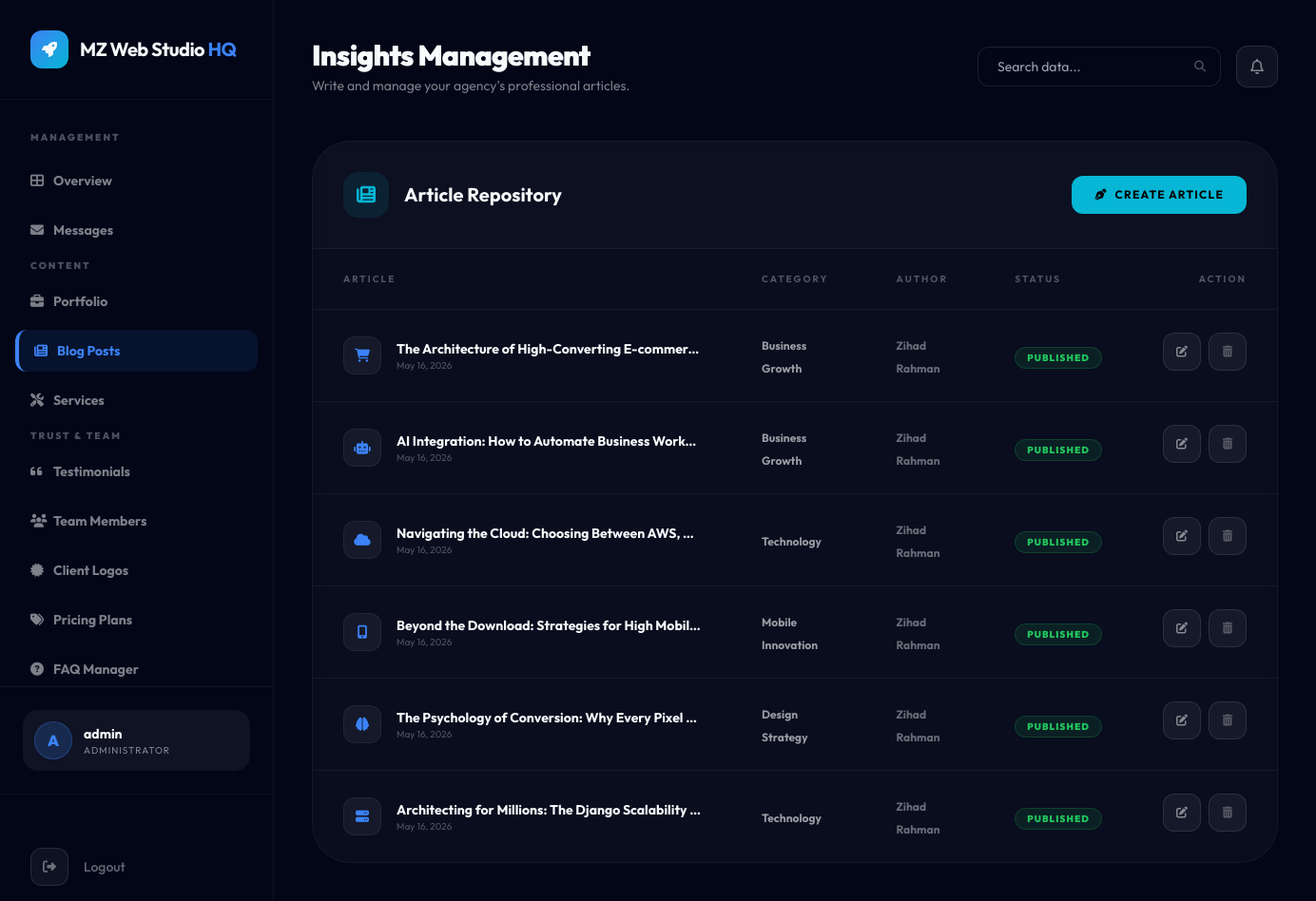
The page /management/blog/ (signed in) on the database as committed earlier.
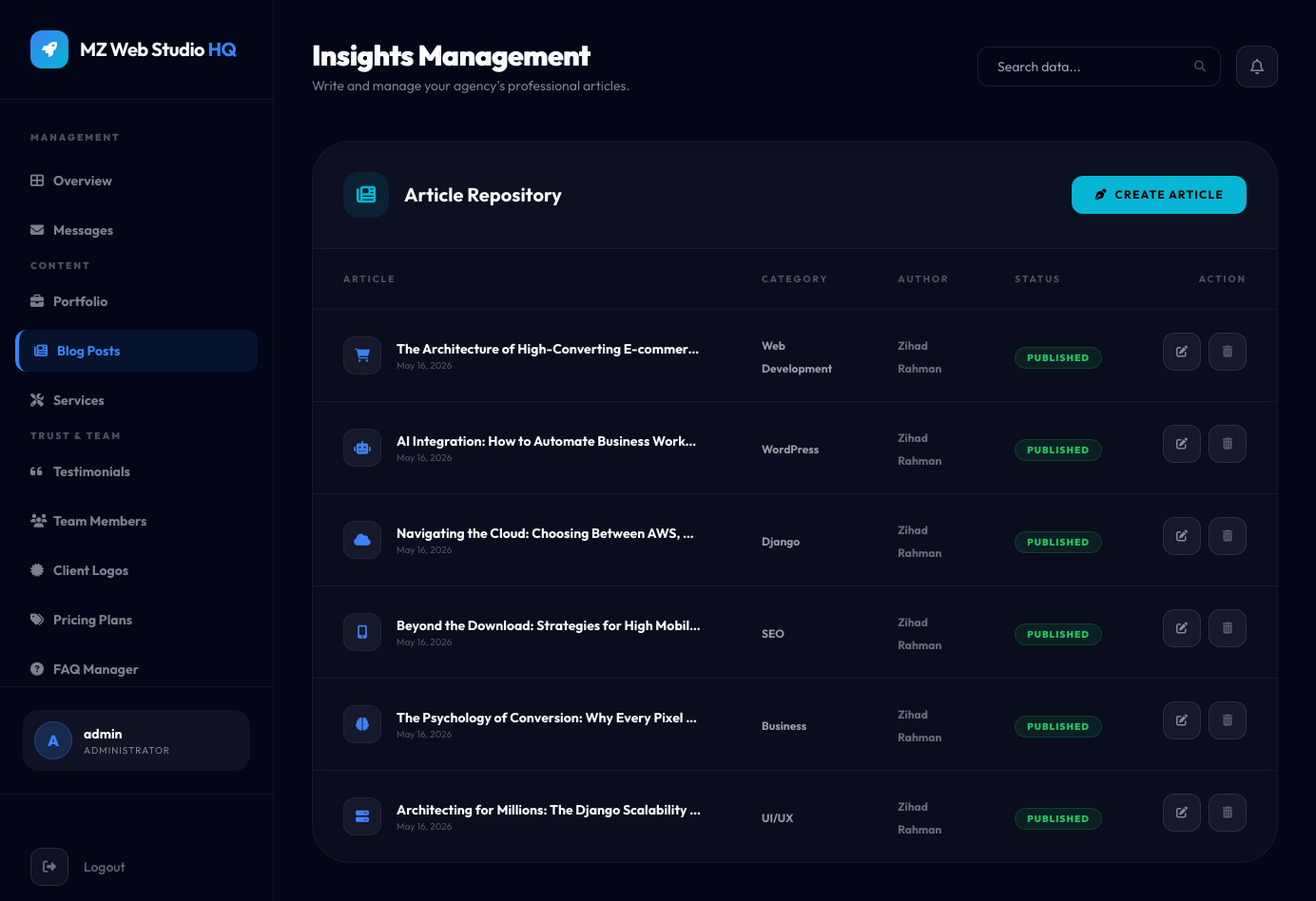
The same page on the database as committed later.
### devsqaud/models.py (models this page shows, shortened)
class Post(models.Model):
    title = models.CharField(max_length=200)
    slug = models.SlugField(max_length=200, unique=True, blank=True)
    author = models.CharField(max_length=100, default="MZ Web Studio Team")
    category = models.ForeignKey(Category, on_delete=models.SET_NULL, null=True, related_name='posts')
    icon = models.CharField(max_length=100, default="fas fa-newspaper", help_text="Font Awesome icon for the post")
    thumbnail = models.ImageField(upload_to='blog/', blank=True, null=True)
    external_thumbnail = models.URLField(blank=True, help_text="Link to external image (e.g. Unsplash)")
    excerpt = models.TextField(help_text="Short summary of the post")
    content = models.TextField()
    is_published = models.BooleanField(default=True)
    created_at = models.DateTimeField(auto_now_add=True)
    updated_at = models.DateTimeField(auto_now=True)
    class Meta:
        ordering = ['-created_at']

class Category(models.Model):
    name = models.CharField(max_length=100)
    slug = models.SlugField(max_length=100, unique=True, blank=True)
    class Meta:
        verbose_name_plural = "Categories"

### devsqaud/views_dashboard.py (the view)
# urls.py: path('management/blog/', views_dashboard.dashboard_blog, name='dashboard_blog'),
@staff_member_required
def dashboard_blog(request):
    posts = Post.objects.all()
    context = {
        'posts': posts,
        'active_page': 'blog',
    }
    return render(request, 'dashboard/blog_list.html', context)

### devsqaud/context_processors.py (called while the page is built)
def site_config_context(request):
    return {
        'site': SiteConfig.load(),
    }

def currency_context(request):
    currency = request.session.get('currency', 'USD')
    symbols = {
        'USD': '$',
        'BDT': '৳',
        'EUR': '€',
        'GBP': '£',
        'SAR': '﷼',
        'AED': 'د.إ'
    }
    return {
        'active_currency': currency,
        'currency_symbol': symbols.get(currency, '$'),
    }

### devsqaud/models.py (called while the page is built)
    @classmethod
    def load(cls):
        obj, _ = cls.objects.get_or_create(pk=1)
        return obj

### templates/dashboard/blog_list.html (shortened to what the changed rows need)
{% extends 'dashboard/base.html' %}
{% block header_title %}Insights Management{% endblock %}
{% block dashboard_content %}
<div class="glass-card rounded-[40px] border-brand-text/5 overflow-hidden">
    <div class="overflow-x-auto">
        <table class="w-full text-left">
            <thead>
                <tr class="text-[10px] font-black uppercase tracking-[0.2em] text-brand-text/30 border-b border-brand-text/5">
                    <th class="px-8 py-6">Article</th>
                    <th class="px-8 py-6">Category</th>
                    <th class="px-8 py-6">Author</th>
                    <th class="px-8 py-6">Status</th>
                    <th class="px-8 py-6 text-right">Action</th>
                </tr>
            </thead>
            <tbody class="divide-y divide-brand-text/5">
                {% for post in posts %}
                <tr class="group hover:bg-brand-text/[0.02] transition-all">
                    <td class="px-8 py-6">
                        <div class="flex items-center space-x-4">
                            <div class="w-10 h-10 rounded-xl bg-brand-text/5 flex items-center justify-center text-brand-primary border border-brand-text/5 group-hover:border-brand-primary/30 transition-all">
                                <i class="{{ post.icon }} text-sm"></i>
                            </div>
                            <div>
                                <p class="text-sm font-bold truncate max-w-xs">{{ post.title }}</p>
                                <p class="text-[10px] text-brand-text/30">{{ post.created_at|date:"M d, Y" }}</p>
                            </div>
                        </div>
                    </td>
                    <td class="px-8 py-6">
                        <span class="text-xs font-bold text-brand-text/60">{{ post.category.name }}</span>
                    </td>
                    <td class="px-8 py-6">
                        <span class="text-xs font-bold text-brand-text/40">{{ post.author }}</span>
                    </td>
                    <td class="px-8 py-6">
                        {% if post.is_published %}
                        <span class="px-3 py-1 bg-green-500/10 border border-green-500/20 text-green-500 text-[10px] font-black uppercase tracking-widest rounded-full">Published</span>
                        {% else %}
                        <span class="px-3 py-1 bg-brand-text/5 border border-brand-text/10 text-brand-text/30 text-[10px] font-black uppercase tracking-widest rounded-full">Draft</span>
                        {% endif %}
                    </td>
                    <td class="px-8 py-6 text-right flex items-center justify-end space-x-2">
                        <a href="{% url 'content_edit' 'post' post.pk %}" class="inline-flex w-10 h-10 rounded-xl bg-brand-text/5 border border-brand-text/10 items-center justify-center text-brand-text/50 hover:bg-brand-accent hover:text-black hover:border-brand-accent transition-all">
                            <i class="fas fa-edit text-xs"></i>
                        </a>
                        <form action="{% url 'content_delete' 'post' post.pk %}" method="POST" onsubmit="return confirm('Are you sure?');" class="inline">
                            <button type="submit" class="inline-flex w-10 h-10 rounded-xl bg-brand-text/5 border border-brand-text/10 items-center justify-center text-brand-text/30 hover:bg-red-500/20 hover:text-red-500 transition-all">
                                <i class="fas fa-trash-alt text-xs"></i>
                            </button>
                        </form>
                    </td>
                </tr>
                {% endfor %}
            </tbody>
        </table>
    </div>
</div>
{% endblock %}

Rows that differ between the two databases and show on the page:
changed Post "The Architecture of High-Converting E-commer…": category.name "Business Growth" → "Web Development"
changed Post "AI Integration: How to Automate Business Workf…": category.name "Business Growth" → "WordPress"
changed Post "Navigating the Cloud: Choosing Between AWS,…": category.name "Technology" → "Django"
changed Post "Beyond the Download: Strategies for High Mobil…": category.name "Mobile Innovation" → "SEO"
changed Post "The Psychology of Conversion: Why Every Pixel…": category.name "Design Strategy" → "Business"
changed Post "Architecting for Millions: The Django Scalability…": category.name "Technology" → "UI/UX"
